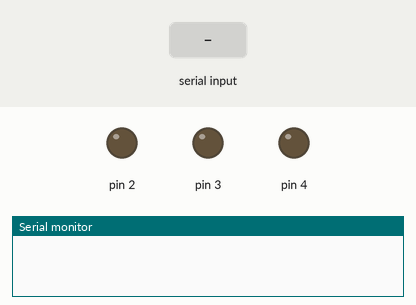
Bench run of a sketch on a simulated Arduino Uno, built with avr-gcc and run on an emulated ATmega328P. On the bench: output pins drawn as LEDs (lit = HIGH), the last lines printed to the serial monitor. The test bench sets the inputs (shaded band).

Above: at 1.2 s.
1.3 s: "6" received over Serial
At 1.7 s:
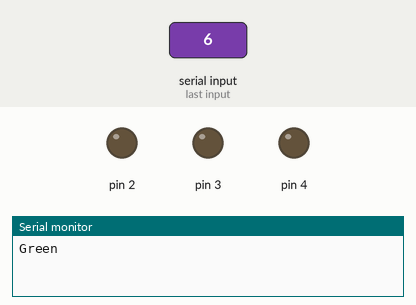
2.9 s: "7" received over Serial
At 4.1 s:
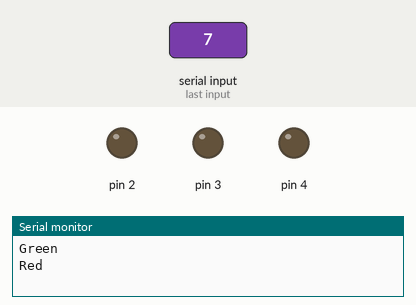
4.5 s: "8" received over Serial
At 5.3 s:
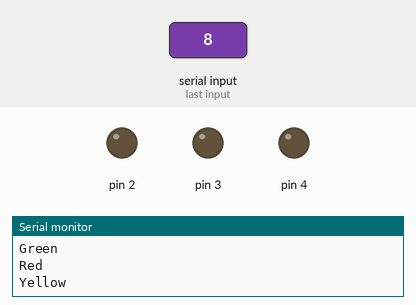
Timing chart, 0 to 7.5 s (numbered marks = the images above; inputs shaded):
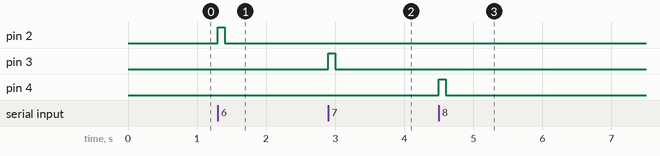

The sketch:

GH_solenoid.ino
```cpp
const int green_pin = 8;


void setup() {
  Serial.begin(115200);
  pinMode(2,OUTPUT);
  pinMode(3,OUTPUT);
  pinMode(4,OUTPUT);

}

void loop() {
int serial_data;

//serial_data = Serial.readString().toInt();
serial_data = Serial.read();

while(Serial.available() ==0){
  if (serial_data == '6'){
    digitalWrite(2,HIGH);
    //Serial.println("on");
    delay(100);
    Serial.println("Green");
    digitalWrite(2,LOW);
    break;
  }
  else if(serial_data =='7'){
    digitalWrite(3,HIGH);
    //Serial.println("on");
    delay(100);
    Serial.println("Red");
    digitalWrite(3,LOW);
    break;
   // delayMicroseconds(1000);
 // }
}
  else if(serial_data =='8'){
    digitalWrite(4,HIGH);
    //Serial.println("on");
    delay(100);
    Serial.println("Yellow");
    digitalWrite(4,LOW);
    break;
}
}
}
```

Measured:
- after the input at 1.3 s, pin 2: LOW → HIGH at once, → LOW 0.10 s later
- after the input at 2.9 s, pin 3: LOW → HIGH at once, → LOW 0.10 s later
- after the input at 4.5 s, pin 4: LOW → HIGH at once, → LOW 0.10 s later
